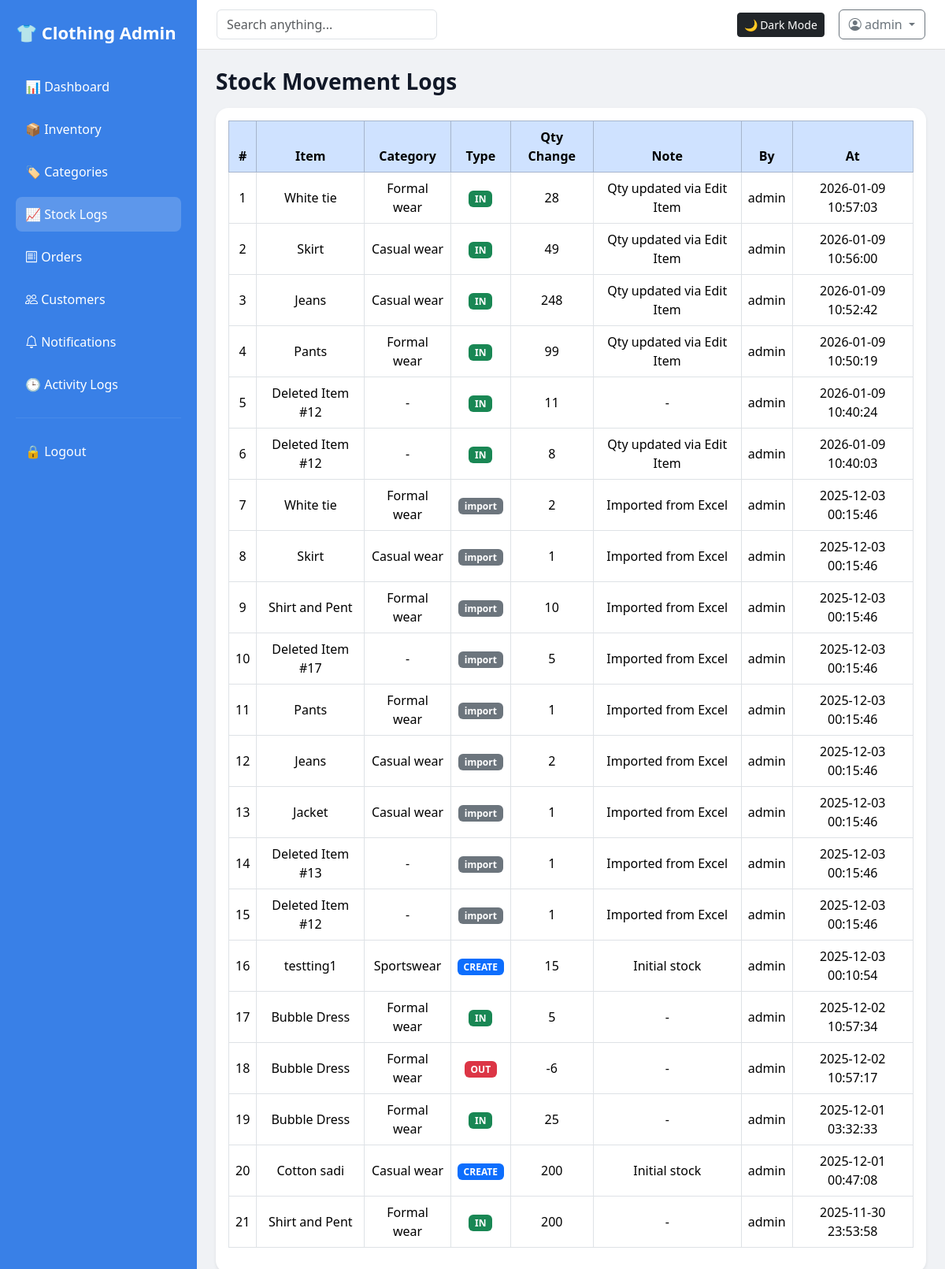
Page /stock-logs (signed in) on the earlier database version.
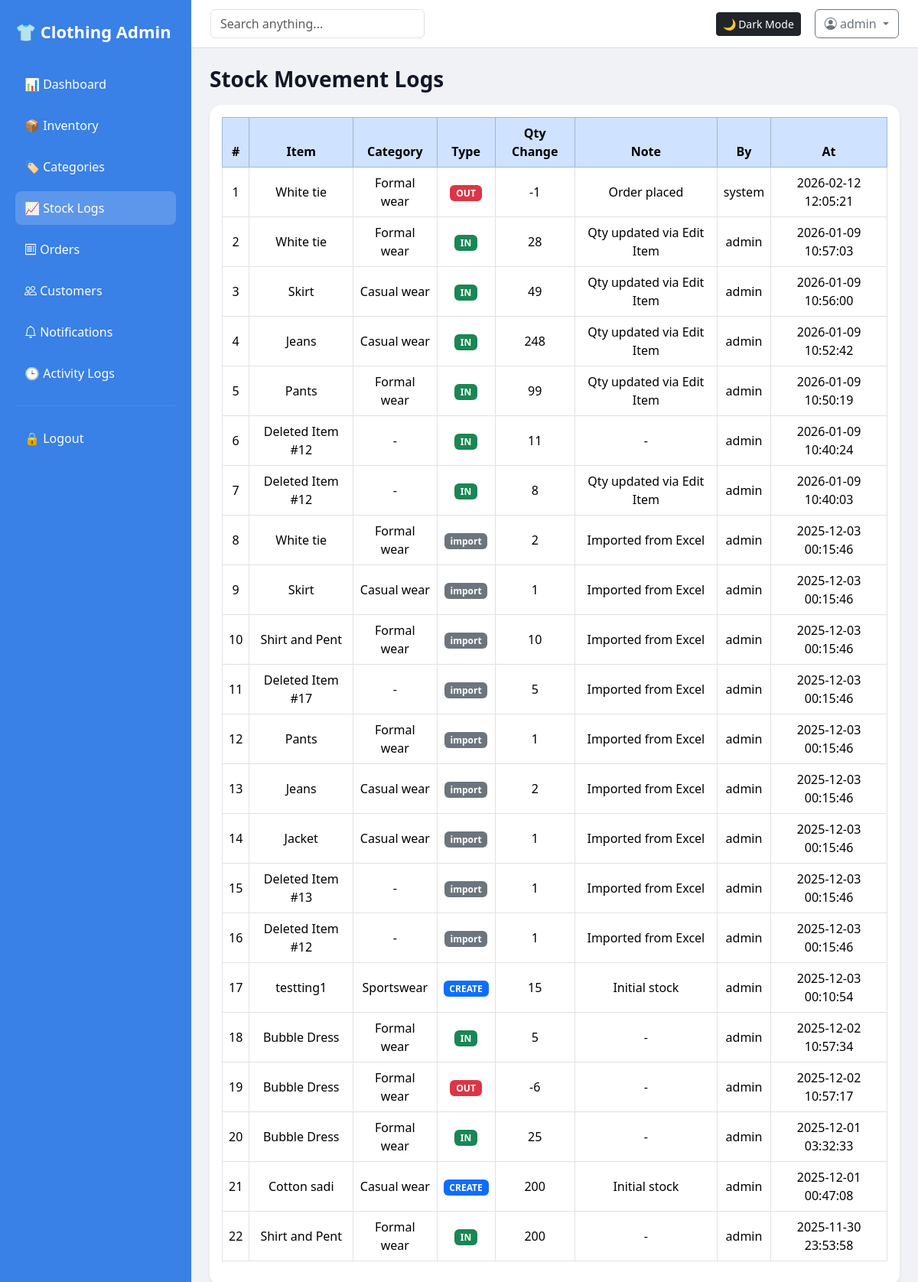
Same page on the later database version.
### tables this page shows
CREATE TABLE stock_logs (
            id INTEGER PRIMARY KEY AUTOINCREMENT,
            clothing_id INTEGER,
            change_type TEXT,      -- in / out / adjust / create / import
            qty_change INTEGER,
            note TEXT,
            admin TEXT,
            created_at TEXT
        );

CREATE TABLE clothing (
            id INTEGER PRIMARY KEY AUTOINCREMENT,
            name TEXT,
            category TEXT,
            size TEXT,
            quantity INTEGER,
            price REAL,
            created_at TEXT
        , image TEXT, barcode TEXT, qrcode TEXT);

### app.py (the view)
@app.route("/stock-logs")
@require_login
def stock_logs():
    db = get_db()
    rows = db.execute("""
        SELECT s.*, c.name, c.category
        FROM stock_logs s
        LEFT JOIN clothing c ON c.id = s.clothing_id
        ORDER BY s.id DESC
        LIMIT 300
    """).fetchall()
    return render_template(
        "stock_logs.html",
        logs=rows,
        title="Stock Logs"
    )

### app.py (called while the page is built)
def get_db():
    conn = sqlite3.connect(os.path.join(BASE_DIR, "inventory.db"))
    conn.row_factory = sqlite3.Row
    return conn

def require_login(f):
    @wraps(f)
    def wrapper(*args, **kwargs):
        if not session.get("admin"):
            return redirect(url_for("login"))
        return f(*args, **kwargs)
    return wrapper

### templates/stock_logs.html
{% extends "base.html" %}
{% block content %}
<h3 class="fw-bold mb-3">Stock Movement Logs</h3>
<div class="card shadow-sm p-3">
    <table class="table table-hover table-bordered align-middle text-center">
        <thead class="table-primary">
            <tr>
                <th>#</th>
                <th>Item</th>
                <th>Category</th>
                <th>Type</th>
                <th>Qty Change</th>
                <th>Note</th>
                <th>By</th>
                <th>At</th>
            </tr>
        </thead>
        <tbody>
            {% for row in logs %}
            <tr>
                <td>{{ loop.index }}</td>
                <td>{{ row.name or 'Deleted Item #' ~ row.clothing_id }}</td>
                <td>{{ row.category or '-' }}</td>
                <td>
                    {% if row.change_type == 'in' %}
                        <span class="badge bg-success">IN</span>
                    {% elif row.change_type == 'out' %}
                        <span class="badge bg-danger">OUT</span>
                    {% elif row.change_type == 'adjust' %}
                        <span class="badge bg-warning text-dark">ADJUST</span>
                    {% elif row.change_type == 'create' %}
                        <span class="badge bg-primary">CREATE</span>
                    {% else %}
                        <span class="badge bg-secondary">{{ row.change_type }}</span>
                    {% endif %}
                </td>
                <td>{{ row.qty_change }}</td>
                <td>{{ row.note }}</td>
                <td>{{ row.admin }}</td>
                <td>{{ row.created_at }}</td>
            </tr>
            {% else %}
            <tr><td colspan="8" class="text-muted">No stock logs yet.</td></tr>
            {% endfor %}
        </tbody>
    </table>
</div>
{% endblock %}

Differences in the rows shown:
added stock_logs: name "White tie", category "Formal wear", change_type "OUT", qty_change "-1", note "Order placed", admin "system", created_at "2026-02-12 12:05:21"
